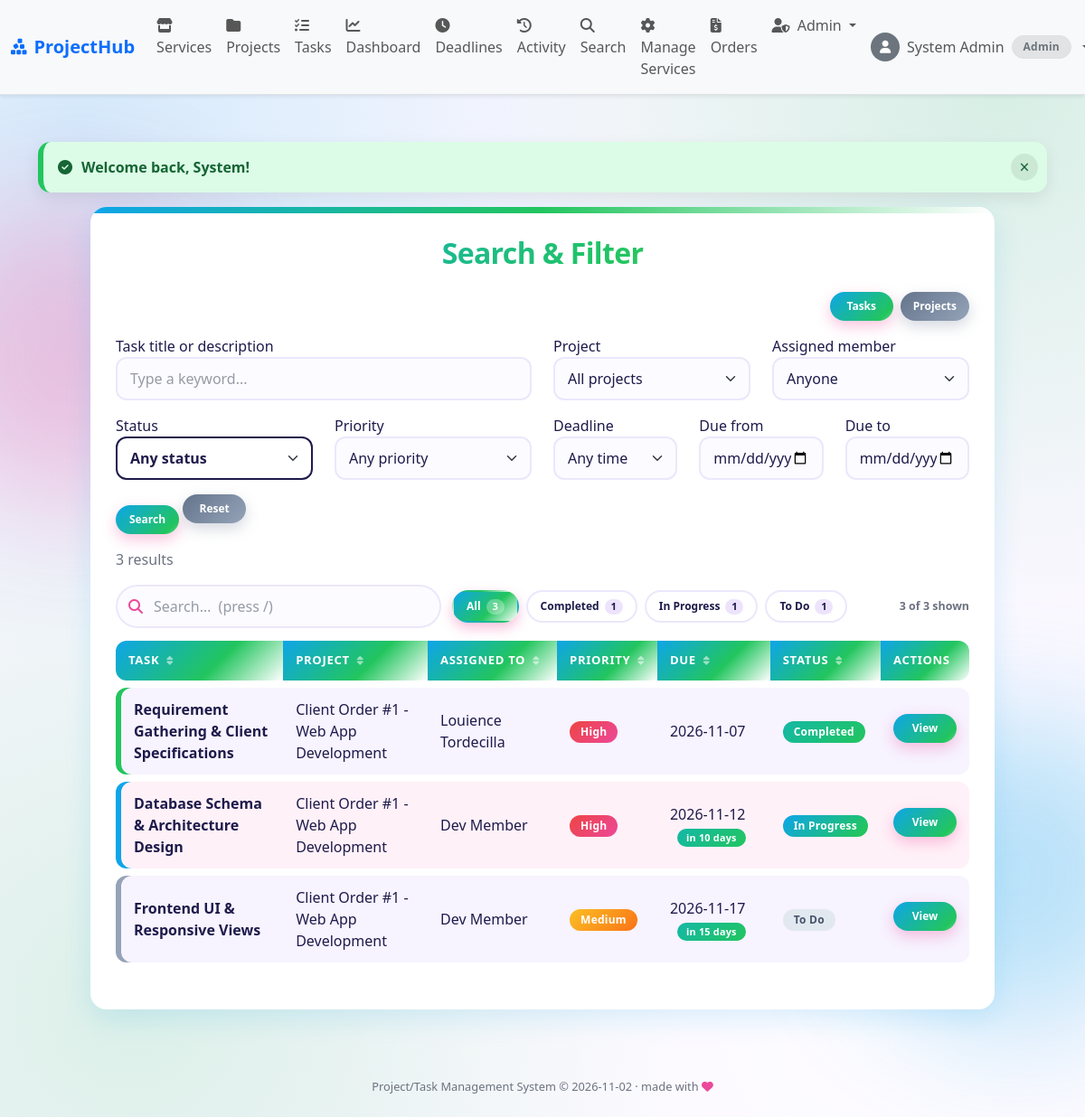
Page /search/index.php (signed in) on the committed database.
### tables this page shows
CREATE TABLE IF NOT EXISTS tasks (
  task_id      INT AUTO_INCREMENT PRIMARY KEY,
  project_id   INT NOT NULL,
  title        VARCHAR(150) NOT NULL,
  description  TEXT,
  assigned_to  INT NULL,
  priority     ENUM('Low','Medium','High') NOT NULL DEFAULT 'Medium',
  start_date   DATE NOT NULL,
  due_date     DATE NOT NULL,
  status       ENUM('To Do','In Progress','Completed','Failed') NOT NULL DEFAULT 'To Do',
  created_by   INT NOT NULL,
  created_at   TIMESTAMP DEFAULT CURRENT_TIMESTAMP,
  updated_at   TIMESTAMP DEFAULT CURRENT_TIMESTAMP ON UPDATE CURRENT_TIMESTAMP,
  FOREIGN KEY (project_id)  REFERENCES projects(project_id) ON DELETE CASCADE,
  FOREIGN KEY (assigned_to) REFERENCES users(user_id),
  FOREIGN KEY (created_by)  REFERENCES users(user_id)
);

CREATE TABLE IF NOT EXISTS projects (
  project_id    INT AUTO_INCREMENT PRIMARY KEY,
  order_id      INT NULL,
  project_name  VARCHAR(100) NOT NULL,
  description   TEXT,
  start_date    DATE NOT NULL,
  deadline      DATE NOT NULL,
  status        ENUM('Planning','In Progress','On Hold','Completed','Failed') NOT NULL DEFAULT 'Planning',
  created_by    INT NOT NULL,
  created_at    TIMESTAMP DEFAULT CURRENT_TIMESTAMP,
  FOREIGN KEY (order_id)   REFERENCES orders(order_id) ON DELETE SET NULL,
  FOREIGN KEY (created_by) REFERENCES users(user_id)
);

### includes/config.php (called while the page is built, shortened)
<?php
$base_url = "/itim211-2b-taskmanager";

### search/index.php (the view, shortened to what this page needs)
<?php
include('../includes/config.php');
include('../includes/functions.php');
$type       = (($_GET['type'] ?? 'tasks') === 'projects') ? 'projects' : 'tasks';
$q          = trim($_GET['q'] ?? '');
$from       = trim($_GET['from'] ?? '');
$to         = trim($_GET['to'] ?? '');
$limit = 200;
if ($type === 'tasks') {
    [$where, $types, $params] = project_scope('t.project_id');
    $conds = [$where];
    $results = db_select(
        $conn,
        "SELECT t.task_id, t.title, t.priority, t.due_date, t.status,
                p.project_id, p.project_name,
                CONCAT(a.first_name, ' ', a.last_name) AS assignee_name
         FROM tasks t
         INNER JOIN projects p ON p.project_id = t.project_id
         LEFT JOIN users a ON a.user_id = t.assigned_to
         WHERE " . implode(' AND ', $conds) . "
         ORDER BY t.due_date ASC, FIELD(t.priority, 'High', 'Medium', 'Low'), t.title ASC
         LIMIT $limit",
        $types,
        $params
    );
}
include('../includes/header.php');
?>
<div class="table-card">
  <h2>Search &amp; Filter</h2>
  <div class="top-actions">
    <a href="index.php?type=tasks" class="button<?php echo $type === 'tasks' ? '' : ' button-secondary'; ?>">Tasks</a>
    <a href="index.php?type=projects" class="button<?php echo $type === 'projects' ? '' : ' button-secondary'; ?>">Projects</a>
  </div>
  <form method="GET" action="index.php" class="mb-3">
    <div class="row">
      <div class="col-md-6 mb-3">
        <label for="q"><?php echo $type === 'tasks' ? 'Task title or description' : 'Project name or description'; ?></label>
        <input type="search" class="form-control" id="q" name="q" value="<?php echo e($q); ?>" placeholder="Type a keyword...">
      </div>
      <?php if ($type === 'tasks') { ?>
        <div class="col-md-3 mb-3">
          <label for="project_id">Project</label>
          <select class="form-select" id="project_id" name="project_id">
            <option value="0">All projects</option>
          </select>
        </div>
      <?php } ?>
      <div class="col-md-3 mb-3">
        <label for="member"><?php echo $type === 'tasks' ? 'Assigned member' : 'Member'; ?></label>
        <select class="form-select" id="member" name="member">
          <option value="">Anyone</option>
        </select>
      </div>
    </div>
    <div class="row">
      <div class="col-md-3 mb-3">
        <label for="status">Status</label>
        <select class="form-select" id="status" name="status">
          <option value="">Any status</option>
        </select>
      </div>
      <?php if ($type === 'tasks') { ?>
        <div class="col-md-3 mb-3">
          <label for="priority">Priority</label>
          <select class="form-select" id="priority" name="priority">
            <option value="">Any priority</option>
          </select>
        </div>
      <?php } ?>
      <div class="col-md-2 mb-3">
        <label for="deadline">Deadline</label>
        <select class="form-select" id="deadline" name="deadline">
          <option value="">Any time</option>
        </select>
      </div>
      <div class="col-md-2 mb-3">
        <label for="from">Due from</label>
        <input type="date" class="form-control" id="from" name="from" value="<?php echo e($from); ?>">
      </div>
      <div class="col-md-2 mb-3">
        <label for="to">Due to</label>
        <input type="date" class="form-control" id="to" name="to" value="<?php echo e($to); ?>">
      </div>
    </div>
    <button type="submit">Search</button>
    <a href="index.php?type=<?php echo e($type); ?>" class="button button-secondary">Reset</a>
  </form>
  <p class="text-muted">
    <?php echo count($results); ?> result<?php echo count($results) === 1 ? '' : 's'; ?>
  </p>
  <?php if (count($results) === 0) { ?>
    <p class="text-center text-muted">Nothing matches these filters.</p>
  <?php } elseif ($type === 'tasks') { ?>
    <div class="table-responsive">
      <table class="table align-middle" width="100%" cellpadding="6" cellspacing="0">
        <thead>
          <tr>
            <th>Task</th>
            <th>Project</th>
            <th>Assigned To</th>
            <th>Priority</th>
            <th>Due</th>
            <th>Status</th>
            <th>Actions</th>
          </tr>
        </thead>
        <tbody>
          <?php
          $b = 0;
          foreach ($results as $t) {
              $bg_color = ($b++ % 2 == 1) ? 'odd' : 'even';
              echo '<tr class="' . $bg_color . '">';
              echo '<td><strong>' . e($t['title']) . '</strong></td>';
              echo '<td>' . e($t['project_name']) . '</td>';
              echo '<td>' . ($t['assignee_name'] ? e($t['assignee_name']) : '<span class="text-muted">Unassigned</span>') . '</td>';
              echo '<td>' . priority_badge($t['priority']) . '</td>';
              echo '<td>' . e($t['due_date']) . '</td>';
              echo '<td>' . task_status_badge($t['status']) . '</td>';
              echo '<td><a href="../tasks/view.php?task_id=' . (int)$t['task_id'] . '" class="button">View</a></td>';
              echo '</tr>';
          }
          ?>
        </tbody>
      </table>
    </div>
  <?php } ?>
</div>
<?php include('../includes/footer.php'); ?>

### includes/header.php (shortened to what this page needs)
<?php
$cur_user_id = $_SESSION['user_id'] ?? null;
$cur_role    = $_SESSION['role'] ?? null;
$cur_photo   = null;
if ($cur_user_id && isset($conn)) {
    $u_rows = db_select($conn, "SELECT photo FROM users WHERE user_id = ?", 'i', [$cur_user_id]);
    $cur_photo = $u_rows[0]['photo'] ?? null;
}
?>
<!DOCTYPE html>
<html lang="en">
<head>
  <link href="https://cdn.jsdelivr.net/npm/bootstrap@5.3.2/dist/css/bootstrap.min.css" rel="stylesheet"
>
  <link rel="stylesheet" href="https://cdnjs.cloudflare.com/ajax/libs/font-awesome/6.4.2/css/all.min.css"
 />
  <link href="<?php echo $base_url; ?>/includes/style/style.css" rel="stylesheet" type="text/css">
</head>
<body>
  <nav class="navbar navbar-expand-lg bg-body-tertiary border-bottom shadow-sm">
    <div class="container-fluid">
      <a class="navbar-brand fw-bold text-primary d-flex align-items-center gap-2" href="<?php echo $base_url; ?>/index.php">
        <i class="fa-solid fa-cubes-stacked"></i> ProjectHub
      </a>
      <div class="collapse navbar-collapse" id="navbarSupportedContent">
        <ul class="navbar-nav me-auto mb-2 mb-lg-0">
          <li class="nav-item">
            <a class="nav-link" href="<?php echo $base_url; ?>/index.php"><i class="fa-solid fa-store me-1"></i> Services</a>
          </li>
          <?php if ($cur_user_id) { ?>
            <?php if (in_array($cur_role, ['admin', 'project_manager', 'member'], true)) { ?>
              <li class="nav-item">
                <a class="nav-link" href="<?php echo $base_url; ?>/projects/index.php"><i class="fa-solid fa-folder me-1"></i> Projects</a>
              </li>
              <li class="nav-item">
                <a class="nav-link" href="<?php echo $base_url; ?>/tasks/index.php"><i class="fa-solid fa-list-check me-1"></i> Tasks</a>
              </li>
              <li class="nav-item">
                <a class="nav-link" href="<?php echo $base_url; ?>/dashboard/index.php"><i class="fa-solid fa-chart-line me-1"></i> Dashboard</a>
              </li>
              <li class="nav-item">
                <a class="nav-link" href="<?php echo $base_url; ?>/tasks/check_deadlines.php"><i class="fa-solid fa-clock me-1"></i> Deadlines</a>
              </li>
              <li class="nav-item">
                <a class="nav-link" href="<?php echo $base_url; ?>/activities/index.php"><i class="fa-solid fa-clock-rotate-left me-1"></i> Activity</a>
              </li>
              <li class="nav-item">
                <a class="nav-link" href="<?php echo $base_url; ?>/search/index.php"><i class="fa-solid fa-magnifying-glass me-1"></i> Search</a>
              </li>
            <?php } ?>
            <?php if ($cur_role === 'admin') { ?>
              <li class="nav-item">
                <a class="nav-link" href="<?php echo $base_url; ?>/services/index.php"><i class="fa-solid fa-gear me-1"></i> Manage Services</a>
              </li>
              <li class="nav-item">
                <a class="nav-link" href="<?php echo $base_url; ?>/admin/orders.php"><i class="fa-solid fa-file-invoice-dollar me-1"></i> Orders</a>
              </li>
              <li class="nav-item dropdown">
                <a class="nav-link dropdown-toggle" href="#" role="button" data-bs-toggle="dropdown" aria-expanded="false">
                  <i class="fa-solid fa-user-shield me-1"></i> Admin
                </a>
              </li>
            <?php } ?>
          <?php } ?>
        </ul>
        <ul class="navbar-nav ms-auto align-items-center">
          <?php if ($cur_user_id) {
            $nav_name  = htmlspecialchars($_SESSION['name'] ?? 'User', ENT_QUOTES, 'UTF-8');
          ?>
            <li class="nav-item dropdown">
              <a class="nav-link dropdown-toggle d-flex align-items-center gap-2" href="#" role="button" data-bs-toggle="dropdown" aria-expanded="false">
                <?php echo user_avatar($cur_photo, 32); ?>
                <span class="d-none d-sm-inline"><?php echo $nav_name; ?></span>
                <span class="badge bg-secondary-subtle text-secondary border"><?php echo e(role_label($cur_role)); ?></span>
              </a>
            </li>
          <?php } ?>
        </ul>
      </div>
    </div>
  </nav>
  <div class="container page-content py-4">
    <?php show_flash(); ?>

### includes/functions.php (shortened to what this page needs)
<?php
function e($value)
{
    return htmlspecialchars((string)$value, ENT_QUOTES, 'UTF-8');
}
function show_flash()
{
    if (isset($_SESSION['flash'])) {
        $f = $_SESSION['flash'];
        echo "<div class='alert alert-" .
             e($f['type']) .
             "' role='alert'>" .
             e($f['msg']) .
             "</div>";
    }
}
function db_select($conn, $sql, $types = '', $params = [])
{
    $stmt = mysqli_prepare($conn, $sql);
    if ($types !== '') {
        mysqli_stmt_bind_param($stmt, $types, ...$params);
    }
    mysqli_stmt_execute($stmt);
    $result = mysqli_stmt_get_result($stmt);
    $rows = mysqli_fetch_all($result, MYSQLI_ASSOC);
    return $rows;
}
function role_options()
{
    return [
        'admin'           => 'Admin',
        'project_manager' => 'Project Manager',
        'member'          => 'Member',
        'customer'        => 'Customer',
    ];
}
function role_label($role)
{
    $roles = role_options();
    return $roles[$role] ?? $role;
}
function is_logged_in()
{
    return isset($_SESSION['user_id']);
}
function has_role($roles)
{
    return is_logged_in()
        && in_array($_SESSION['role'], (array)$roles, true);
}
function task_status_badge($status)
{
    $colors = [
        'To Do'       => 'secondary',
        'In Progress' => 'primary',
        'Completed'   => 'success',
        'Failed'      => 'danger'
    ];
    $c = $colors[$status] ?? 'secondary';
    return "<span class='badge text-bg-{$c}'>" .
           e($status) .
           "</span>";
}
function priority_badge($priority)
{
    $colors = [
        'Low'    => 'secondary',
        'Medium' => 'warning',
        'High'   => 'danger'
    ];
    $c = $colors[$priority] ?? 'secondary';
    return "<span class='badge text-bg-{$c}'>" .
           e($priority) .
           "</span>";
}
function project_scope($column = 'p.project_id')
{
    if (has_role('admin')) {
        return ['1=1', '', []];
    }
    return [
        "$column IN (SELECT project_id FROM project_members WHERE user_id = ?)",
        'i',
        [(int)$_SESSION['user_id']]
    ];
}
function user_avatar($photo, $size = 36, $class = "rounded-circle")
{
    return "<span class='d-inline-flex align-items-center justify-content-center bg-secondary text-white {$class}' style='width: {$size}px; height: {$size}px; font-size: " . round($size * 0.45) . "px;'><i class='fa-solid fa-user'></i></span>";
}

### includes/footer.php (shortened to what this page needs)
<?php
$date = date('Y-m-d');
?>
  </div>
  <p class="text-center text-muted footer-note">
    Project/Task Management System &copy; <?php echo e($date); ?> &middot; made with <i class="fa-solid fa-heart"></i>
  </p>
</body>
</html>

### rows in the picture
tasks: title "Requirement Gathering & Client Specifications", project.project_name "Client Order #1 - Web App Development", assignee_name "Louience Tordecilla", priority "High", due_date "2026-11-07", status "Completed"
tasks: title "Database Schema & Architecture Design", project.project_name "Client Order #1 - Web App Development", assignee_name "Dev Member", priority "High", due_date "2026-11-12", status "In Progress"
tasks: title "Frontend UI & Responsive Views", project.project_name "Client Order #1 - Web App Development", assignee_name "Dev Member", priority "Medium", due_date "2026-11-17", status "To Do"

### other values in the picture
$nav_name "System Admin"
role_label($cur_role) "Admin"
$f['msg'] "Welcome back, System!"
count($results) "3"
$date "2026-11-02"
